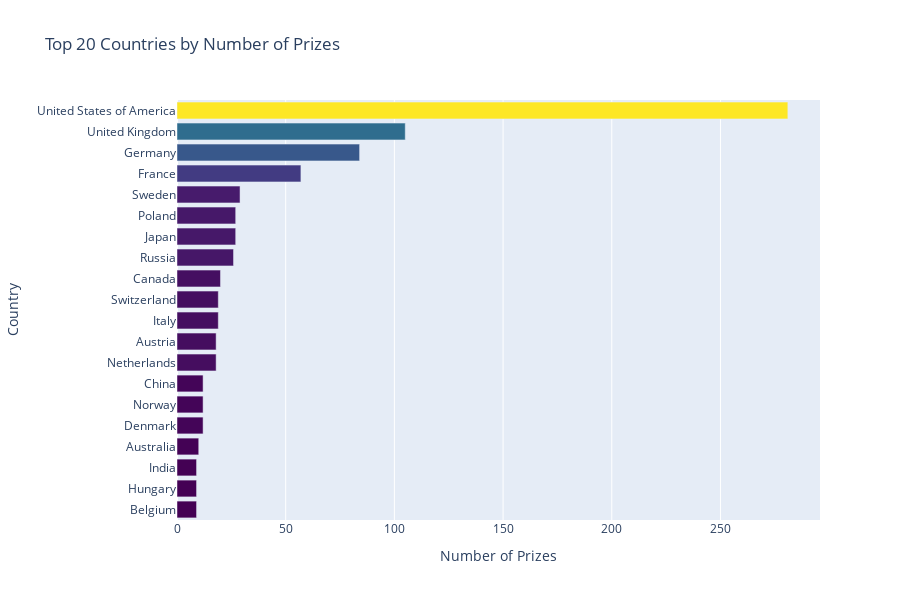

Notebook code for this chart:
### Code cell
# Horizontal bar plot
h_bar = px.bar(
    x=top20_countries.prize,
    y=top20_countries.birth_country_current,
    orientation="h",
    title="Top 20 Countries by Number of Prizes",
    color=top20_countries.prize,
    color_continuous_scale='Viridis',
)

h_bar.update_layout(
    xaxis_title="Number of Prizes",
    yaxis_title="Country",
    coloraxis_showscale=False,
    height=600,  # Adjust the figure height as needed
    # yaxis = dict(
    #     tickfont=dict(size=10)  # Adjust the font size here
    # )

)
h_bar.show()

### Figure 1 — Plotly figure (JSON) as saved in the notebook; plotly's stock layout.template omitted (floating-point values rounded to 4 significant figures)
{"data": [{"alignmentgroup": "True", "hovertemplate": "x=%{x}<br>y=%{y}<br>color=%{marker.color}<extra></extra>", "legendgroup": "", "marker": {"color": [9, 9, 9, 10, 12, 12, 12, 18, 18, 19, 19, 20, 26, 27, 27, 29, 57, 84, 105, 281], "coloraxis": "coloraxis", "pattern": {"shape": ""}}, "name": "", "offsetgroup": "", "orientation": "h", "showlegend": false, "textposition": "auto", "type": "bar", "x": [9, 9, 9, 10, 12, 12, 12, 18, 18, 19, 19, 20, 26, 27, 27, 29, 57, 84, 105, 281], "xaxis": "x", "y": ["Belgium", "Hungary", "India", "Australia", "Denmark", "Norway", "China", "Netherlands", "Austria", "Italy", "Switzerland", "Canada", "Russia", "Japan", "Poland", "Sweden", "France", "Germany", "United Kingdom", "United States of America"], "yaxis": "y"}], "layout": {"barmode": "relative", "coloraxis": {"colorbar": {"title": {"text": "color"}}, "colorscale": [[0, "#440154"], [0.1111, "#482878"], [0.2222, "#3e4989"], [0.3333, "#31688e"], [0.4444, "#26828e"], [0.5556, "#1f9e89"], [0.6667, "#35b779"], [0.7778, "#6ece58"], [0.8889, "#b5de2b"], [1, "#fde725"]], "showscale": false}, "height": 600, "legend": {"tracegroupgap": 0}, "title": {"text": "Top 20 Countries by Number of Prizes"}, "xaxis": {"anchor": "y", "domain": [0, 1], "title": {"text": "Number of Prizes"}}, "yaxis": {"anchor": "x", "domain": [0, 1], "title": {"text": "Country"}}}}
